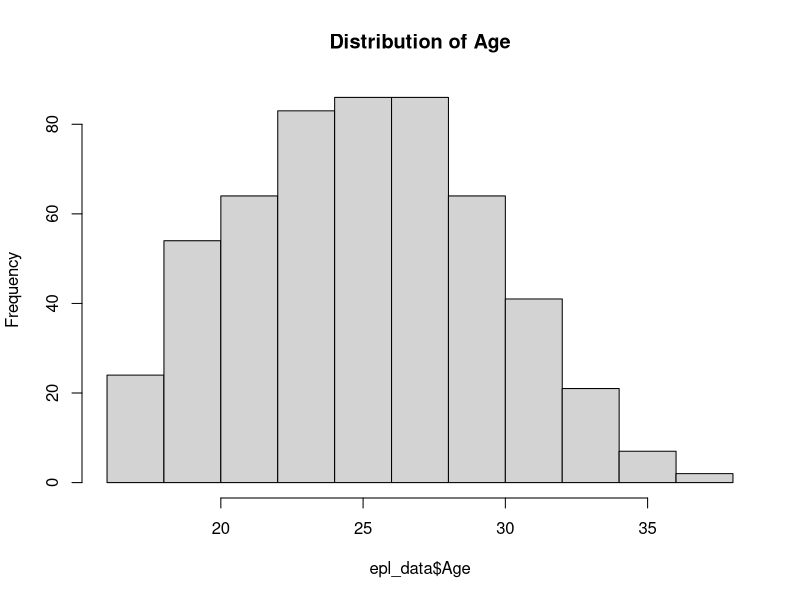
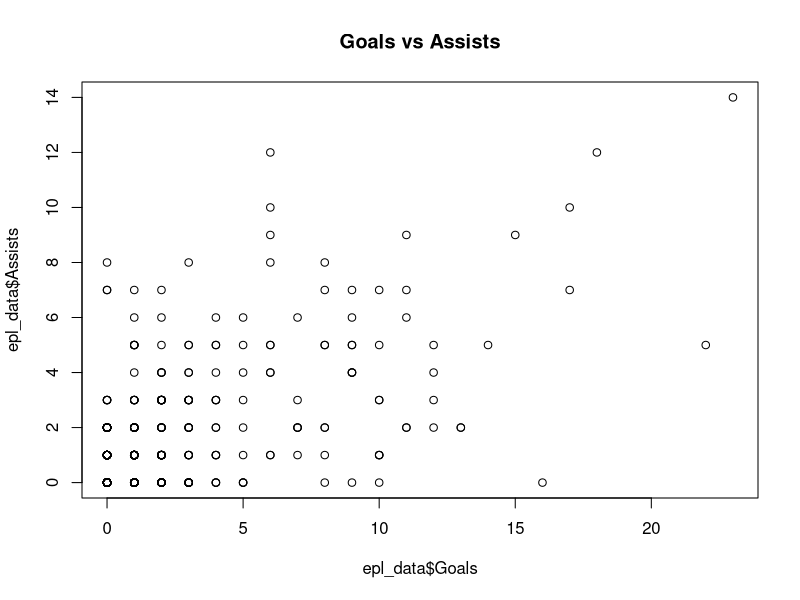
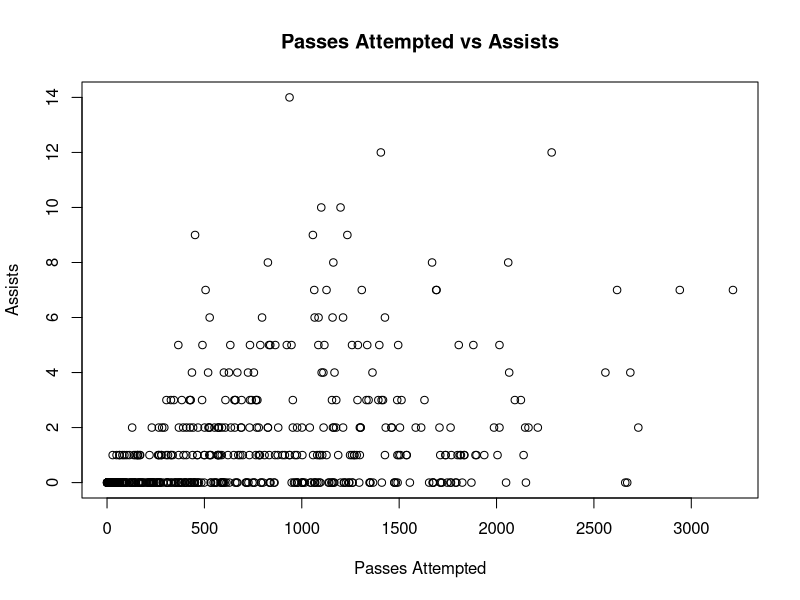
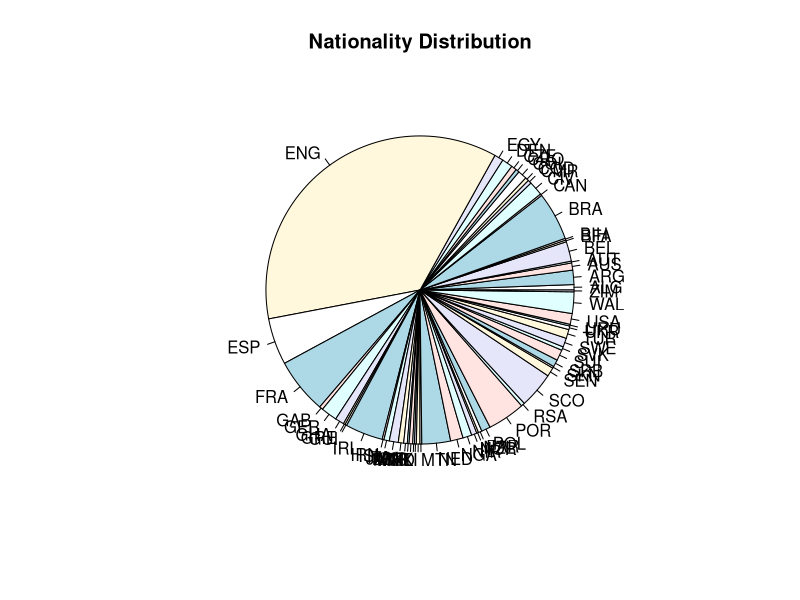
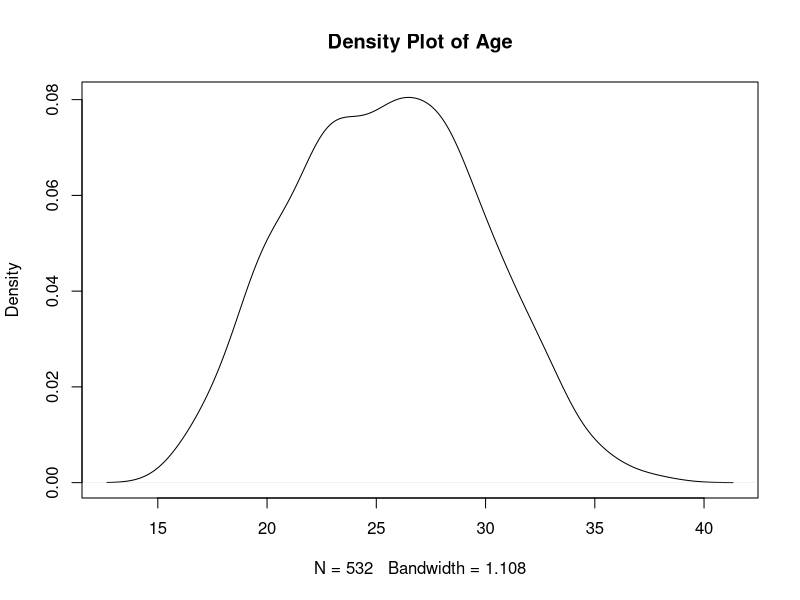
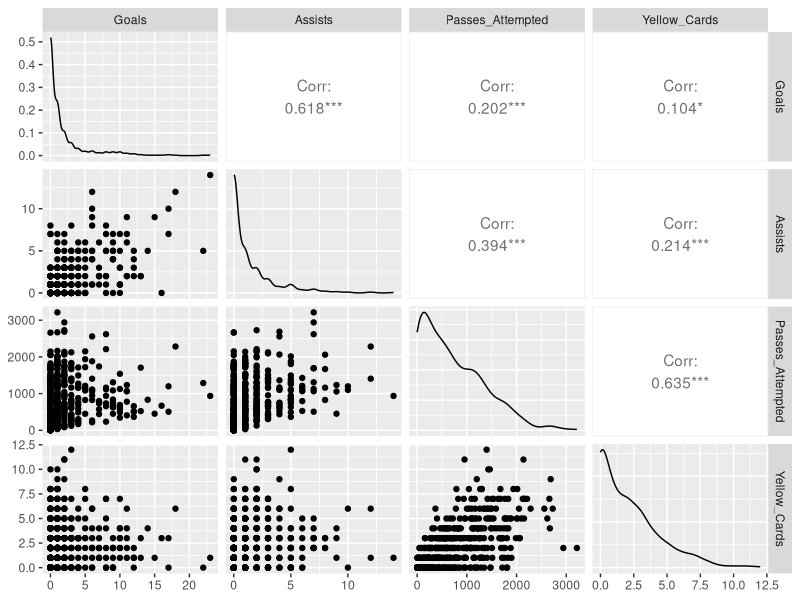
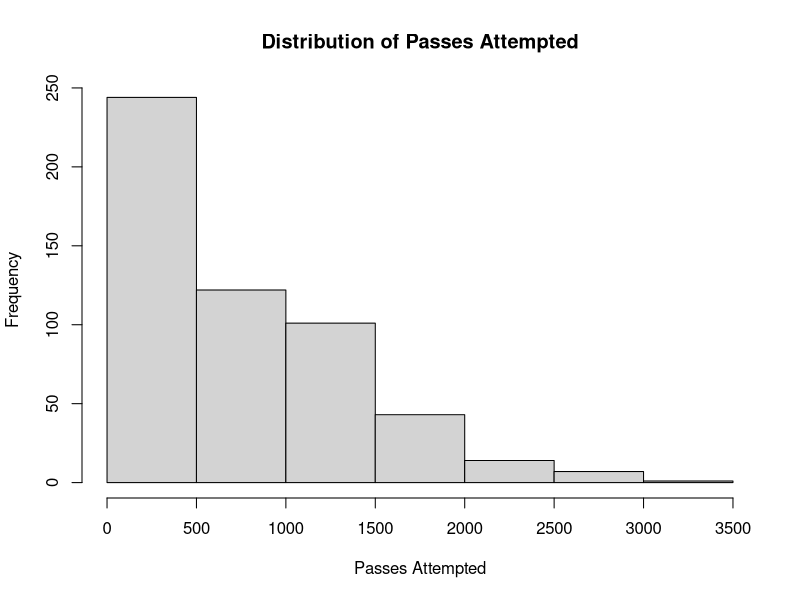
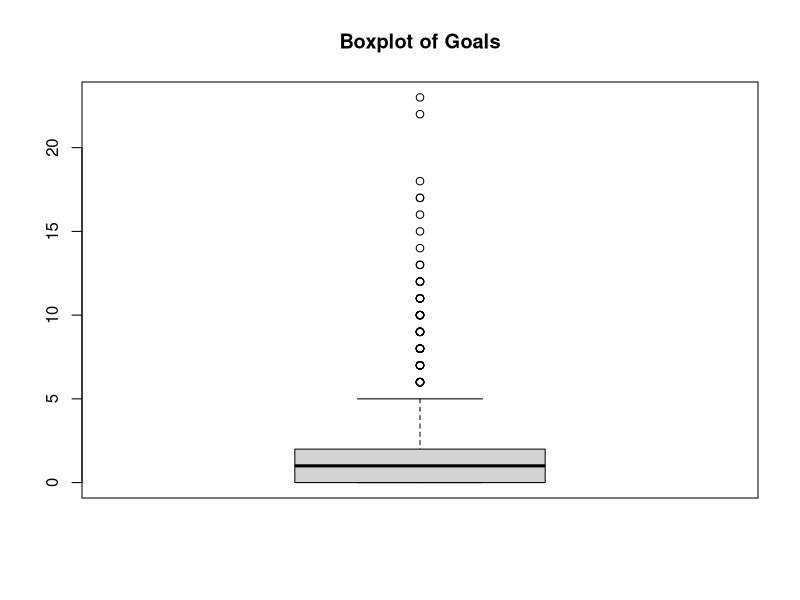

The R script that drew these images, in order:
## ---- chunk 1
knitr::opts_chunk$set(echo = TRUE)
## ---- chunk 2
 
#Start
epl_data <- read.csv("EPL_20_21.csv")

head(epl_data)

getmode <- function(v) {
   uniqv <- unique(v)
   uniqv[which.max(tabulate(match(v, uniqv)))]
}

## ---- chunk 3

#Data Cleaning
check_missing_values <- colSums(is.na(epl_data))

check_missing_columns <- names(check_missing_values[check_missing_values > 0])
check_missing_columns

summary(epl_data)

## ---- chunk 4

#Sample Charts 1

hist(epl_data$Age, main = "Distribution of Age")

plot(epl_data$Goals, epl_data$Assists, main = "Goals vs Assists")

avg_goals <- mean(epl_data$Goals)
avg_assists <- mean(epl_data$Assists)
cat("On average, players scored", avg_goals, "goals and provided", avg_assists, "assists in the 2020-2021 EPL season.")

cat("These statistics provide insights into the overall offensive performance of players, aligning with our objective to analyze player performance in the EPL.")

high_scorer <- epl_data$Name[which.max(epl_data$Goals)]
cat("Unexpectedly,", high_scorer, "emerged as the highest scorer in the dataset.")


## ---- chunk 5

#Sample Charts 2

scatter_passes_assists <- plot(epl_data$Passes_Attempted, epl_data$Assists, main = "Passes Attempted vs Assists", xlab = "Passes Attempted", ylab = "Assists")
cat("The scatter plot shows a positive correlation between passes attempted and assists, suggesting that players who attempt more passes tend to have higher assist counts.")

nationality_pie <- pie(table(epl_data$Nationality), main = "Nationality Distribution")
cat("The pie chart visualizes the distribution of players based on nationality, reflecting the international diversity in the English Premier League.")

age_density_plot <- plot(density(epl_data$Age), main = "Density Plot of Age")
cat("The density plot showcases the distribution of player ages, with a peak around", round(mean(epl_data$Age), 2), "years. It provides insights into the age composition of players.")

library(GGally)
pair_plot <- ggpairs(epl_data[, c("Goals", "Assists", "Passes_Attempted", "Yellow_Cards")])
pair_plot
cat("The pair plot provides a comprehensive overview of pairwise relationships between key variables, helping identify patterns and potential outliers.")

## ---- chunk 6

# 1
passes_hist <- hist(epl_data$Passes_Attempted, main = "Distribution of Passes Attempted", xlab = "Passes Attempted")
cat("The distribution of passes attempted by players shows", length(passes_hist$counts), "distinct intervals, indicating varying levels of player involvement in passing.")
mean(epl_data$Passes_Attempted)
median(epl_data$Passes_Attempted)
getmode(epl_data$Passes_Attempted)

## ---- chunk 7

# 2
goals_boxplot <- boxplot(epl_data$Goals, main = "Boxplot of Goals")
cat("The box plot illustrates the spread of goal-scoring performances among players, with a median of", median(epl_data$Goals), "goals. It reveals the diversity in goal-scoring abilities.")
median(epl_data$Goals)
quantile(epl_data$Goals, probs = c(0,0.25,0.5,0.75,1)) 

plot(epl_data$Matches, epl_data$Goals, type = "l", col = "blue", xlab = "Matches", ylab = "Goals", main = "Trend of Goals Over Matches")


## ---- chunk 8

# 3
position_counts <- table(epl_data$Position)
barplot(position_counts, main = "Positional Distributions", xlab = "Position", ylab = "Number of Players", col = "lightcoral", border = "black")


## ---- chunk 9

#4

cor_matrix <- cor(epl_data[, c("Goals", "Assists", "Passes_Attempted", "xG", "xA")])
heatmap(cor_matrix, main = "Correlation Matrix Heatmap", col = colorRampPalette(c("blue", "white", "red"))(20), margins = c(10, 10))

## ---- chunk 10

# 5
yellow_red_counts <- table(epl_data$Yellow_Cards, epl_data$Red_Cards)
barplot(yellow_red_counts, beside = TRUE, main = "Distribution of Yellow and Red Cards", xlab = "Number of Cards", ylab = "Number of Players", col = c("yellow", "red"), legend = TRUE)

